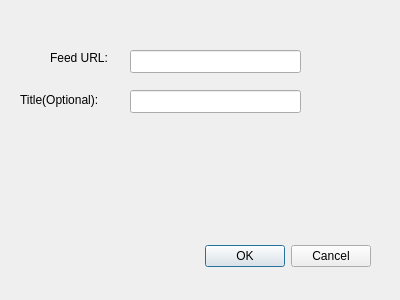
<?xml version="1.0" encoding="UTF-8"?>
<ui version="4.0">
 <class>SubscribeDialog</class>
 <widget class="QDialog" name="SubscribeDialog">
  <property name="geometry">
   <rect>
    <x>0</x>
    <y>0</y>
    <width>400</width>
    <height>300</height>
   </rect>
  </property>
  <property name="sizePolicy">
   <sizepolicy hsizetype="Fixed" vsizetype="Fixed">
    <horstretch>0</horstretch>
    <verstretch>0</verstretch>
   </sizepolicy>
  </property>
  <property name="windowTitle">
   <string>Dialog</string>
  </property>
  <widget class="QDialogButtonBox" name="buttonBox">
   <property name="geometry">
    <rect>
     <x>30</x>
     <y>240</y>
     <width>341</width>
     <height>32</height>
    </rect>
   </property>
   <property name="orientation">
    <enum>Qt::Horizontal</enum>
   </property>
   <property name="standardButtons">
    <set>QDialogButtonBox::Cancel|QDialogButtonBox::Ok</set>
   </property>
  </widget>
  <widget class="QLabel" name="label">
   <property name="geometry">
    <rect>
     <x>50</x>
     <y>50</y>
     <width>61</width>
     <height>16</height>
    </rect>
   </property>
   <property name="text">
    <string>Feed URL:</string>
   </property>
  </widget>
  <widget class="QLabel" name="label_2">
   <property name="geometry">
    <rect>
     <x>20</x>
     <y>90</y>
     <width>91</width>
     <height>20</height>
    </rect>
   </property>
   <property name="text">
    <string>Title(Optional):</string>
   </property>
  </widget>
  <widget class="QLineEdit" name="lineEdit">
   <property name="geometry">
    <rect>
     <x>130</x>
     <y>50</y>
     <width>171</width>
     <height>23</height>
    </rect>
   </property>
  </widget>
  <widget class="QLineEdit" name="lineEdit_2">
   <property name="geometry">
    <rect>
     <x>130</x>
     <y>90</y>
     <width>171</width>
     <height>23</height>
    </rect>
   </property>
  </widget>
 </widget>
 <resources/>
 <connections>
  <connection>
   <sender>buttonBox</sender>
   <signal>accepted()</signal>
   <receiver>SubscribeDialog</receiver>
   <slot>accept()</slot>
   <hints>
    <hint type="sourcelabel">
     <x>248</x>
     <y>254</y>
    </hint>
    <hint type="destinationlabel">
     <x>157</x>
     <y>274</y>
    </hint>
   </hints>
  </connection>
  <connection>
   <sender>buttonBox</sender>
   <signal>rejected()</signal>
   <receiver>SubscribeDialog</receiver>
   <slot>reject()</slot>
   <hints>
    <hint type="sourcelabel">
     <x>316</x>
     <y>260</y>
    </hint>
    <hint type="destinationlabel">
     <x>286</x>
     <y>274</y>
    </hint>
   </hints>
  </connection>
 </connections>
</ui>
